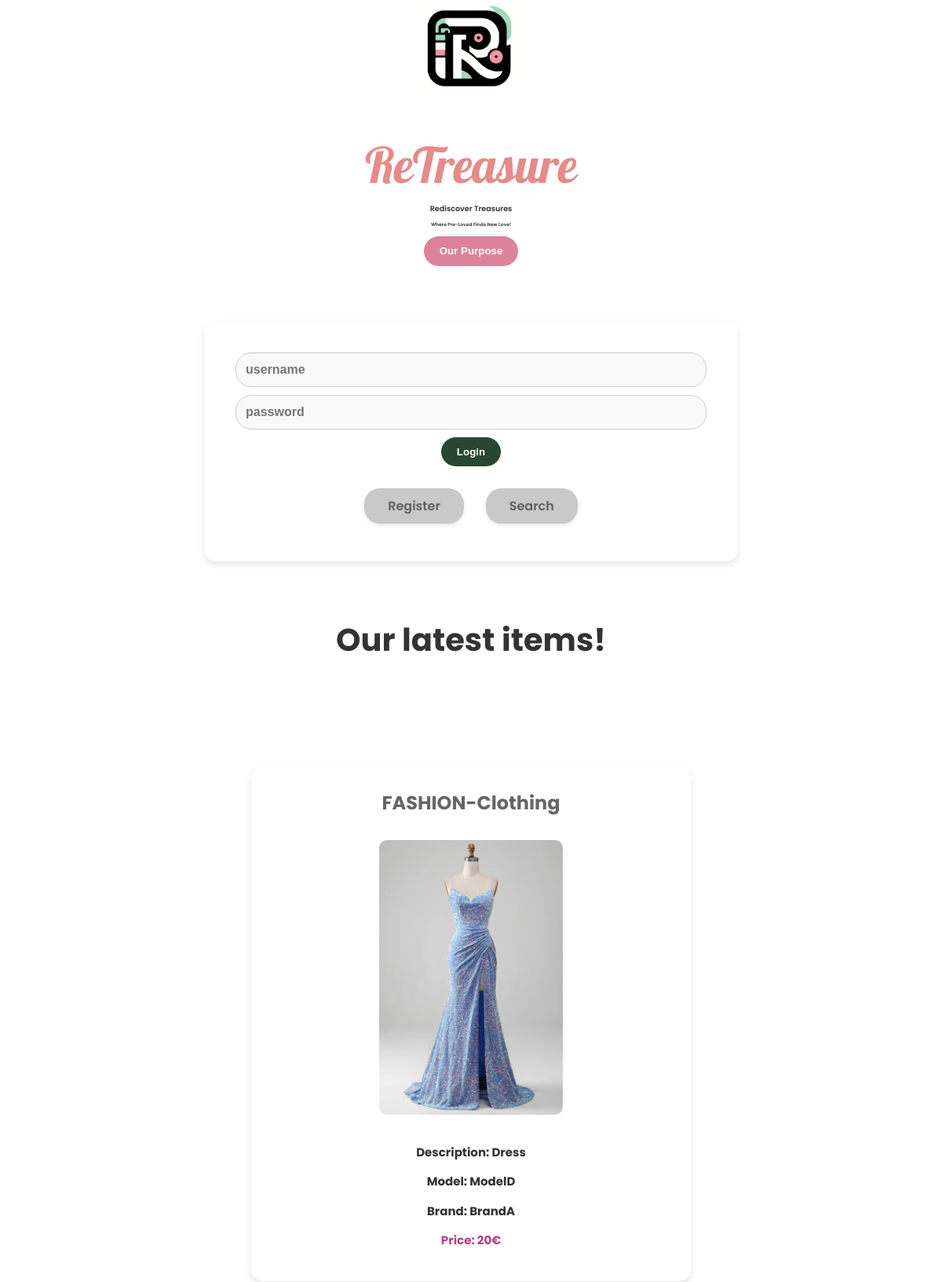
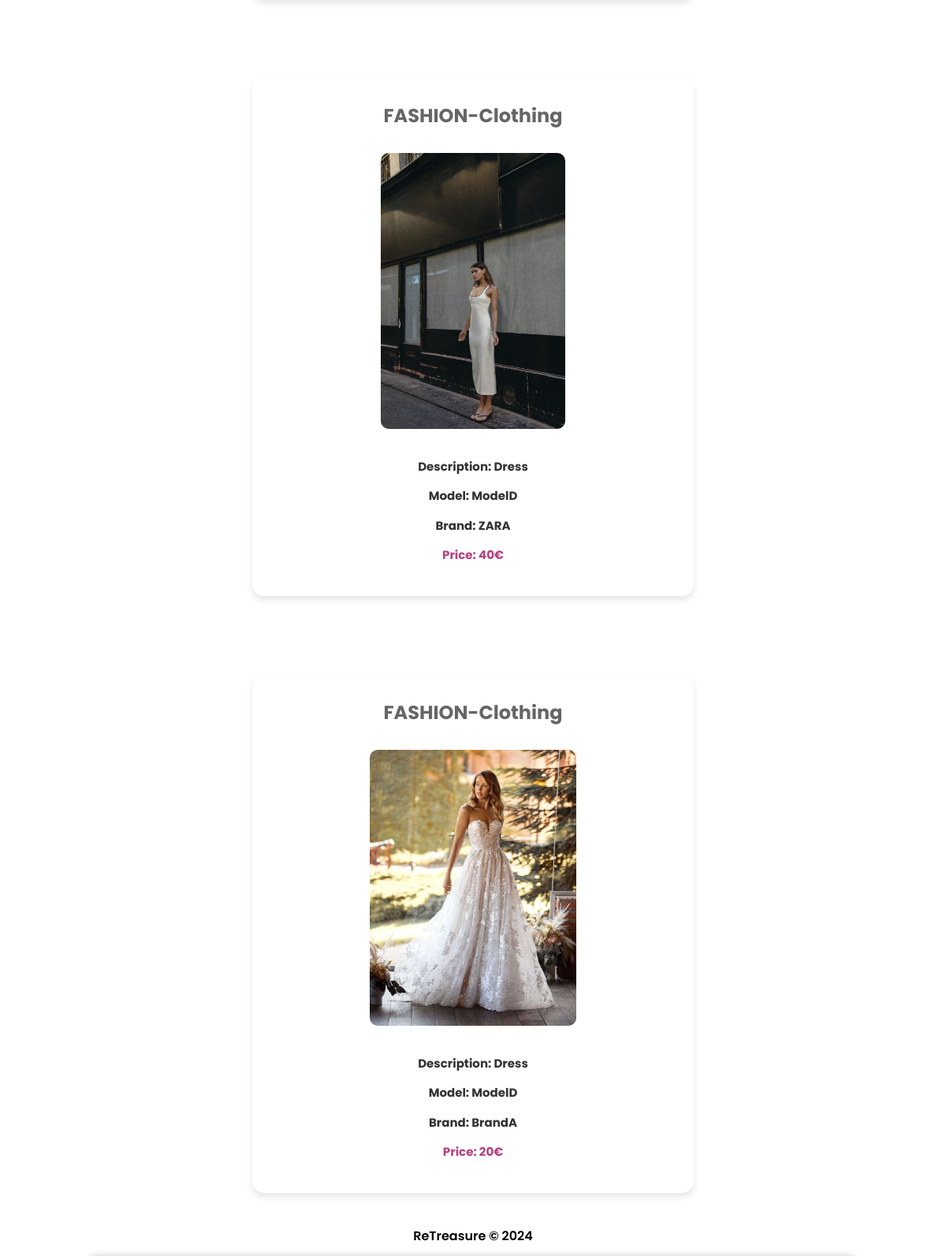
Screenshot of /pages/items_by_category.php?category=FASHION-Clothing with the database file from the repository (2 pictures, top to bottom).
### tables this page shows
CREATE TABLE items(
    id INTEGER,
    ownerUser TEXT NOT NULL,
    category TEXT NOT NULL,
    descriptionItem TEXT NOT NULL,
    sizeItem TEXT NOT NULL,
    color TEXT NOT NULL,
    price INTEGER NOT NULL,
    brand TEXT NOT NULL,
    model TEXT NOT NULL,
    condition TEXT NOT NULL,
    imagePath TEXT NOT NULL,
    PRIMARY KEY (id),
    FOREIGN KEY (ownerUser) REFERENCES users(username)
);

### pages/items_by_category.php (called while the page is built, shortened)
<?php
  require_once(__DIR__ . '/../database/item.class.php');
  require_once(__DIR__ . '/../templates/basic.tpl.php');
  require_once(__DIR__ . '/../templates/items.tpl.php');
  require_once(__DIR__ . '/../database/user.db.php');
  $dbh = get_database_connection();
  $category = $_GET['category'];
  drawItemsByCategory($dbh, $category, "Sorted by Category");

### database/item.class.php (called while the page is built, shortened)
<?php
  class Item {
    public function __construct(int $id, string $ownerUser, string $category, string $descriptionItem, string $sizeItem, string $color, int $price, string $brand, string $model, string $condition, string $imagePath)
    {
      $this->id = $id;
      $this->category = $category;
      $this->descriptionItem = $descriptionItem;
      $this->price = $price;
      $this->brand = $brand;
      $this->model = $model;
      $this->imagePath = $imagePath;
    }
  }

### database/user.db.php (called while the page is built, shortened)
<?php
function is_sold(PDO $dbh, int $id) : bool
{
  $stmt = $dbh->prepare('SELECT * FROM sold WHERE id = ?');
  $stmt->execute(array($id));
  return $stmt->fetch() !== false;
}
function get_items_by_category(PDO $dbh, String $category ):array
{
  $stmt = $dbh->prepare('SELECT * FROM items WHERE category=?');
  $stmt->execute(array($category));
  $items = [];
  while ($row = $stmt->fetch(PDO::FETCH_ASSOC)) {
    $items[] = new Item(
      $row['id'],
      $row['ownerUser'],
      $row['category'],
      $row['descriptionItem'],
      $row['sizeItem'],
      $row['color'],
      $row['price'],
      $row['brand'],
      $row['model'],
      $row['condition'],
      $row['imagePath']
    );
  }
  return $items;
}

### templates/items.tpl.php (the view, shortened to what this page needs)
<?php
  require_once(__DIR__ . '/../database/user.db.php');
  require_once(__DIR__ . '/../database/item.class.php');
?>
<?php function drawItems(PDO $dbh, array $items) { ?>
    <section id="items2">
        <h3>Our latest items!</h3>
        <?php foreach ($items as $item) { ?>
            <?php if (!is_sold($dbh, $item->id)) { ?>
            <article>
                <h3><?=$item->category?></h3>
                <a href="/pages/item.php?id=<?=$item->id?>">
                    <img src="<?=$item->imagePath?>"><br>
                    <section id="description">
                        <p id="descriptionItem">Description: <?=htmlspecialchars($item->descriptionItem)?></p>
                        <p id="model">Model: <?=htmlspecialchars($item->model)?></p>
                        <p id="brand">Brand: <?=htmlspecialchars($item->brand)?></p>
                        <p id="price">Price: <?=$item->price?>&#8364</p>
                    </section>
                </a>
            </article>
            <?php } ?>
        <?php } ?>
    </section>
<?php } ?>

### css/style.css (style rules this page uses)
:root { --white1: #FFFEF5; --white2: #FBF7F4; --white3: #FFFFFF; --green1: #EAEEEB; --green2: #BECBC0; --green3: #A7B9AB; --green4: #738D79; --green5: #284730; --pink1: #DC839B; --pink2: #A62048; --shadow: 0 5px 15px rgba(0, 0, 0, 0.1); }
body { text-align: center; font-family: "Poppins", sans-serif; font-weight: 600; font-style: normal; overflow-wrap: break-word; word-wrap: break-word; word-break: break-word; background-color: var(--white3); margin: 0 auto; max-width: 100%; }
html { height: 100%; margin: 0; padding: 0; }
body { display: flex; flex-direction: column; min-height: 100%; }
p { font-size: 15px; line-height: 1.5; color: #000000; font-weight: bold; margin-bottom: 20px; }
h3 { margin-bottom: 10px; margin-top:0; font-family: "Poppins", sans-serif; font-style: normal; font-size: 0.01em; font-weight: 550; text-align: center; color:var(--green5); color: #333; }
#items2 { display: grid; grid-template-columns: repeat(4, 1fr); gap: 100px; padding: 30px; }
#items2 h3 { grid-column: span 4; text-align: center; margin-bottom: 30px; font-size: 2.5em; font-weight: 700; color: #333333; }
#items2 article { padding: 30px; background-color: #ffffff; border-radius: 15px; box-shadow: 0 5px 10px rgba(0, 0, 0, 0.1); transition: transform 0.3s; width: 100%; max-width: 500px; margin: 0 auto; }
#items2 article h3 { font-size: 1.5em; color: #666666; }
#items2 article img { max-width: 100%; border-radius: 10px; margin-bottom: 15px; height: 350px; object-fit: cover; }
#items2 article a { display: block; text-decoration: none; color: inherit; }
#items2 article #description { cursor: pointer; }
#items2 article #description p { margin-bottom: 10px; color: #333333; }
#items2 article #description #descriptionItem { font-weight: bold; }
#items2 article #description #price { font-weight: bold; color: #b34382; }
@media (max-width: 2400px) { #items2 { display: grid; grid-template-columns: repeat(3, 1fr); gap: 100px; padding: 30px; } }
@media (max-width: 2400px) { #items2 h3 { grid-column: span 3; } }
@media (max-width: 1700px) { #items2 { display: grid; grid-template-columns: repeat(2, 1fr); gap: 100px; padding: 30px; } }
@media (max-width: 1700px) { #items2 h3 { grid-column: span 2; } }
@media (max-width: 1400px) { #items2 { display: grid; grid-template-columns: repeat(1, 1fr); gap: 100px; padding: 30px; } }
@media (max-width: 1400px) { #items2 h3 { grid-column: span 1; } }

### rows the page displays
items: category "FASHION-Clothing", imagePath (picture), descriptionItem "Dress", model "ModelD", brand "BrandA", price "20"
items: category "FASHION-Clothing", imagePath (picture), descriptionItem "Dress", model "ModelD", brand "ZARA", price "40"
items: category "FASHION-Clothing", imagePath (picture), descriptionItem "Dress", model "ModelD", brand "BrandA", price "20"
